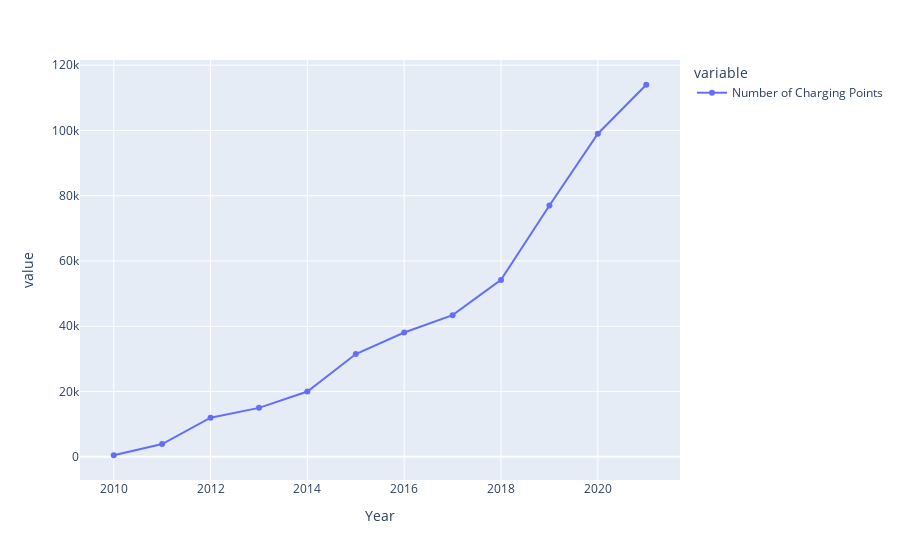

The cell this chart's notebook holds for it:
### Code cell
fig = px.line(charging_points_USA_by_year, markers=True)
fig.show()

### Figure 1 — Plotly figure (JSON) as saved in the notebook; plotly's stock layout.template omitted (floating-point values rounded to 4 significant figures)
{"data": [{"hovertemplate": "variable=Number of Charging Points<br>Year=%{x}<br>value=%{y}<extra></extra>", "legendgroup": "Number of Charging Points", "line": {"color": "#636efa", "dash": "solid"}, "marker": {"symbol": "circle"}, "mode": "lines+markers", "name": "Number of Charging Points", "orientation": "v", "showlegend": true, "type": "scatter", "x": [2010, 2011, 2012, 2013, 2014, 2015, 2016, 2017, 2018, 2019, 2020, 2021], "xaxis": "x", "y": [480, 3900, 12000, 15000, 20000, 31500, 38100, 43400, 54200, 77000, 99000, 114000], "yaxis": "y"}], "layout": {"legend": {"title": {"text": "variable"}, "tracegroupgap": 0}, "margin": {"t": 60}, "xaxis": {"anchor": "y", "domain": [0, 1], "title": {"text": "Year"}}, "yaxis": {"anchor": "x", "domain": [0, 1], "title": {"text": "value"}}}}
